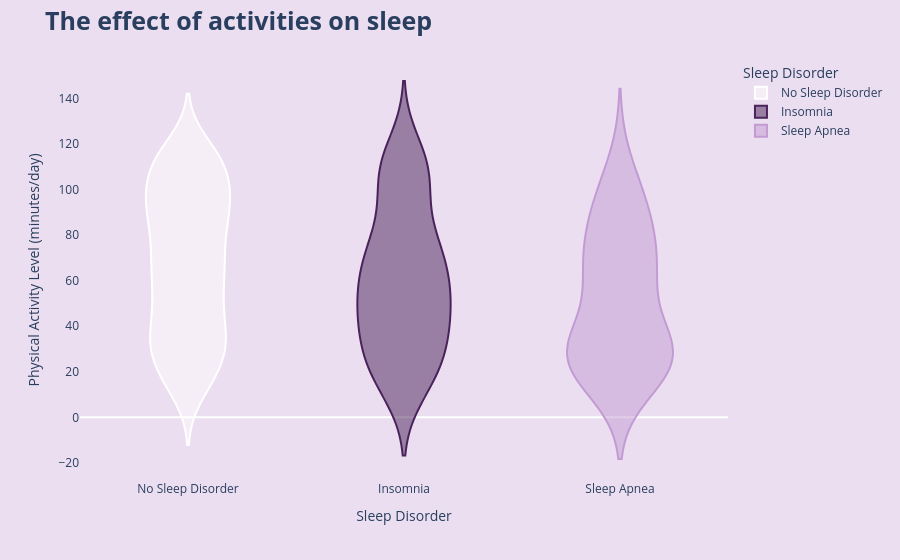

Notebook code for this chart:
### Code cell
import plotly.express as px

fig = px.violin(sleep_df, x="Sleep Disorder", y='Physical Activity Level (minutes/day)',
                 color='Sleep Disorder',
                 color_discrete_sequence=['white', '#4A235A', '#C39BD3'],
                 violinmode='overlay')

fig.update_layout(title='<b>The effect of activities on sleep</b>',
                  title_font={'size': 25},
                  paper_bgcolor='#EBDEF0',
                  plot_bgcolor='#EBDEF0')

fig.update_yaxes(showgrid=False)

fig.show()

### Figure 1 — Plotly figure (JSON) as saved in the notebook; plotly's stock layout.template omitted (floating-point values rounded to 4 significant figures; data arrays with more than 128 entries replaced by an {"elided": "..."} marker saying what was removed)
{"data": [{"alignmentgroup": "True", "box": {"visible": false}, "hovertemplate": "Sleep Disorder=%{x}<br>Physical Activity Level (minutes/day)=%{y}<extra></extra>", "legendgroup": "No Sleep Disorder", "marker": {"color": "white"}, "name": "No Sleep Disorder", "offsetgroup": "No Sleep Disorder", "orientation": "v", "scalegroup": "True", "showlegend": true, "type": "violin", "x": {"elided": "290 str values"}, "x0": " ", "xaxis": "x", "y": {"elided": "290 int values"}, "y0": " ", "yaxis": "y"}, {"alignmentgroup": "True", "box": {"visible": false}, "hovertemplate": "Sleep Disorder=%{x}<br>Physical Activity Level (minutes/day)=%{y}<extra></extra>", "legendgroup": "Insomnia", "marker": {"color": "#4A235A"}, "name": "Insomnia", "offsetgroup": "Insomnia", "orientation": "v", "scalegroup": "True", "showlegend": true, "type": "violin", "x": ["Insomnia", "Insomnia", "Insomnia", "Insomnia", "Insomnia", "Insomnia", "Insomnia", "Insomnia", "Insomnia", "Insomnia", "Insomnia", "Insomnia", "Insomnia", "Insomnia", "Insomnia", "Insomnia", "Insomnia", "Insomnia", "Insomnia", "Insomnia", "Insomnia", "Insomnia", "Insomnia", "Insomnia", "Insomnia", "Insomnia", "Insomnia", "Insomnia", "Insomnia", "Insomnia", "Insomnia", "Insomnia", "Insomnia", "Insomnia", "Insomnia", "Insomnia", "Insomnia", "Insomnia", "Insomnia", "Insomnia", "Insomnia", "Insomnia", "Insomnia", "Insomnia", "Insomnia", "Insomnia", "Insomnia", "Insomnia", "Insomnia", "Insomnia", "Insomnia", "Insomnia", "Insomnia", "Insomnia", "Insomnia", "Insomnia", "Insomnia", "Insomnia", "Insomnia", "Insomnia", "Insomnia", "Insomnia", "Insomnia", "Insomnia", "Insomnia", "Insomnia", "Insomnia", "Insomnia", "Insomnia", "Insomnia", "Insomnia", "Insomnia", "Insomnia", "Insomnia", "Insomnia", "Insomnia", "Insomnia", "Insomnia", "Insomnia"], "x0": " ", "xaxis": "x", "y": [19, 94, 41, 55, 30, 41, 56, 22, 30, 117, 22, 59, 31, 52, 106, 12, 72, 28, 48, 120, 14, 12, 13, 113, 107, 100, 36, 43, 25, 29, 108, 13, 80, 64, 43, 69, 118, 39, 67, 28, 57, 106, 42, 29, 79, 56, 112, 19, 28, 51, 55, 73, 69, 66, 40, 115, 44, 23, 79, 53, 79, 84, 99, 46, 42, 77, 95, 83, 94, 11, 66, 107, 60, 49, 69, 68, 108, 72, 58], "y0": " ", "yaxis": "y"}, {"alignmentgroup": "True", "box": {"visible": false}, "hovertemplate": "Sleep Disorder=%{x}<br>Physical Activity Level (minutes/day)=%{y}<extra></extra>", "legendgroup": "Sleep Apnea", "marker": {"color": "#C39BD3"}, "name": "Sleep Apnea", "offsetgroup": "Sleep Apnea", "orientation": "v", "scalegroup": "True", "showlegend": true, "type": "violin", "x": ["Sleep Apnea", "Sleep Apnea", "Sleep Apnea", "Sleep Apnea", "Sleep Apnea", "Sleep Apnea", "Sleep Apnea", "Sleep Apnea", "Sleep Apnea", "Sleep Apnea", "Sleep Apnea", "Sleep Apnea", "Sleep Apnea", "Sleep Apnea", "Sleep Apnea", "Sleep Apnea", "Sleep Apnea", "Sleep Apnea", "Sleep Apnea", "Sleep Apnea", "Sleep Apnea", "Sleep Apnea", "Sleep Apnea", "Sleep Apnea", "Sleep Apnea", "Sleep Apnea", "Sleep Apnea", "Sleep Apnea", "Sleep Apnea", "Sleep Apnea", "Sleep Apnea"], "x0": " ", "xaxis": "x", "y": [27, 113, 93, 27, 16, 88, 25, 98, 99, 23, 67, 19, 30, 54, 28, 31, 27, 13, 59, 79, 44, 33, 89, 66, 41, 21, 59, 70, 26, 73, 73], "y0": " ", "yaxis": "y"}], "layout": {"autosize": true, "legend": {"title": {"text": "Sleep Disorder"}, "tracegroupgap": 0}, "margin": {"t": 60}, "paper_bgcolor": "#EBDEF0", "plot_bgcolor": "#EBDEF0", "title": {"font": {"size": 25}, "text": "<b>The effect of activities on sleep</b>"}, "violinmode": "overlay", "xaxis": {"anchor": "y", "autorange": true, "categoryarray": ["No Sleep Disorder", "Insomnia", "Sleep Apnea"], "categoryorder": "array", "domain": [0, 1], "range": [-0.5, 2.5], "title": {"text": "Sleep Disorder"}, "type": "category"}, "yaxis": {"anchor": "x", "autorange": true, "domain": [0, 1], "range": [-27.53, 157.0], "showgrid": false, "title": {"text": "Physical Activity Level (minutes/day)"}, "type": "linear"}}}
